Frame 1 (no input): blank canvas, image omitted
Frame 60 (no input): blank canvas, image omitted
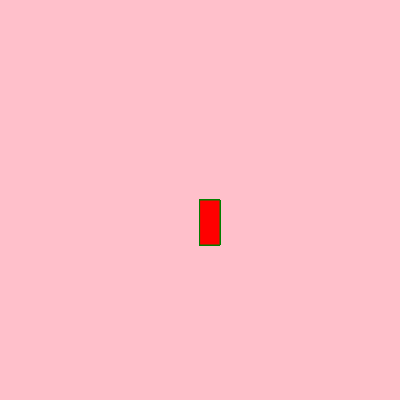
Frame 120 (the mouse pressed at the canvas centre since frame 60)

The p5.js sketch whose frames 1 and 60 were blank and that drew this single picture after the mouse press (run headless with seeded random() and noise() and a simulated clock; from frame 60 on, the mouse is pressed at the canvas centre):

// p5.js sketch
// ── sketch.js
function setup() {
    createCanvas(400, 400);
    background("pink");
  }
  
  function draw() {
    stroke("green");
    fill("red");
    if(mouseIsPressed)
  rect(mouseX, mouseY, 20, 45);
  }
